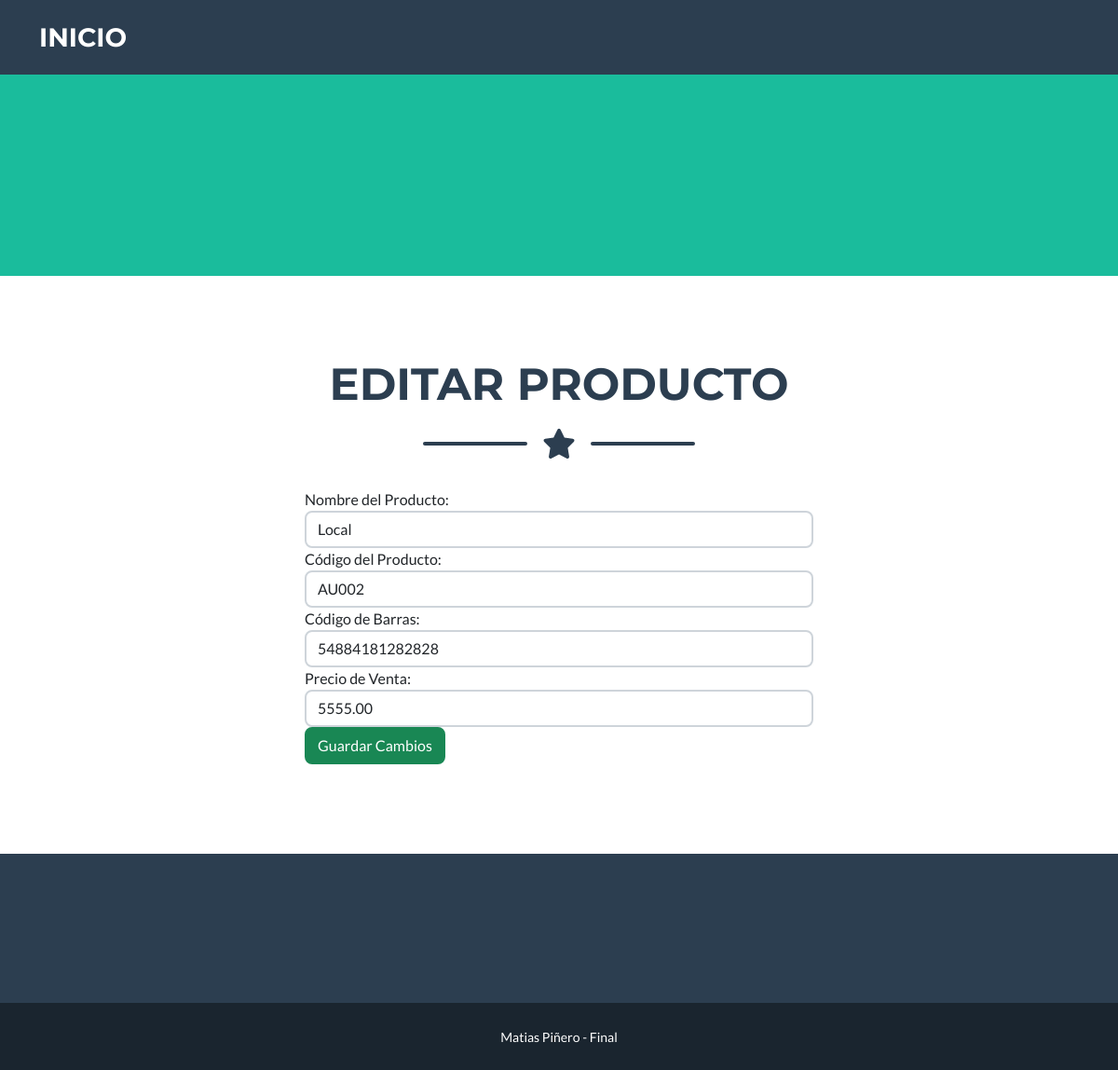
The page /AppCoder/editar_producto/7/ on the database its author committed.
### AppCoder/models.py (models this page shows, shortened)
class Producto(models.Model):
    nombre = models.CharField(max_length=100)
    codigo = models.CharField(max_length=50, unique=True)
    precio_venta = models.DecimalField(max_digits=10, decimal_places=2)
    codigo_barras = models.CharField(max_length=50, default=uuid.uuid4().hex)

### AppCoder/views.py (the view)
# urls.py: path('editar_producto/<int:producto_id>/', editar_producto, name='editar_producto'),
def editar_producto(request, producto_id):
    producto = get_object_or_404(Producto, pk=producto_id)
    if request.method == "POST":
        formulario = FormularioEditarProducto(request.POST, instance=producto)
        if formulario.is_valid():
            formulario.save()
            return redirect("detalle_producto", producto_id=producto.id)
    else:
        formulario = FormularioEditarProducto(instance=producto)
    return render(request, "AppCoder/editar_producto.html", {"formulario": formulario, "producto": producto})

### AppCoder/forms.py
class FormularioEditarProducto(forms.ModelForm):
    class Meta:
        model = Producto
        fields = ['nombre', 'codigo', 'codigo_barras', 'precio_venta']
        widgets = {
            'nombre': forms.TextInput(attrs={'class': 'form-control'}),
            'codigo': forms.TextInput(attrs={'class': 'form-control'}),
            'codigo_barras': forms.TextInput(attrs={'class': 'form-control'}),  # Agrega este campo
            'precio_venta': forms.NumberInput(attrs={'class': 'form-control', 'step': '0.01'}),
        }
        labels = {
            'nombre': 'Nombre del Producto',
            'codigo': 'Código del Producto',
            'codigo_barras': 'Código de Barras',  # Agrega este label
            'precio_venta': 'Precio de Venta',
        }

### AppCoder/templates/AppCoder/editar_producto.html (shortened to what this page needs)
<!DOCTYPE html>
<html lang="en">
<head>
    {% load static %}
    <link href="{% static 'AppCoder/css/styles.css' %}" rel="stylesheet" />
</head>
<body>
    <nav class="navbar navbar-expand-lg bg-secondary text-uppercase fixed-top" id="mainNav">
        <div class="container">
            <a class="navbar-brand" href="{% url 'inicio' %}">Inicio</a>
        </div>
    </nav>
    <header class="masthead bg-primary text-white text-center">
    </header>
    <section class="page-section" id="editar-producto">
        <div class="container">
            <div class="row">
                <div class="col-lg-12">
                    <h2 class="page-section-heading text-center text-uppercase text-secondary mb-0">Editar Producto</h2>
                    <div class="divider-custom">
                        <div class="divider-custom-line"></div>
                        <div class="divider-custom-icon"><i class="fas fa-star"></i></div>
                        <div class="divider-custom-line"></div>
                    </div>
                </div>
            </div>
            <div class="row">
                <div class="col-lg-6 offset-lg-3">
                    <form method="POST" action="{% url 'editar_producto' producto.id %}">
                        {{ formulario }}
                        <button type="submit" class="btn btn-success btn-block">Guardar Cambios</button>
                    </form>
                </div>
            </div>
        </div>
    </section>
    <footer class="footer text-center">
    </footer>
    <div class="copyright py-4 text-center text-white">
        <div class="container"><small>Matias Piñero - Final</small></div>
    </div>
</body>
</html>

### rows shown on the page
Producto: nombre "Local", codigo "AU002", codigo_barras "54884181282828", precio_venta "5555.00"
